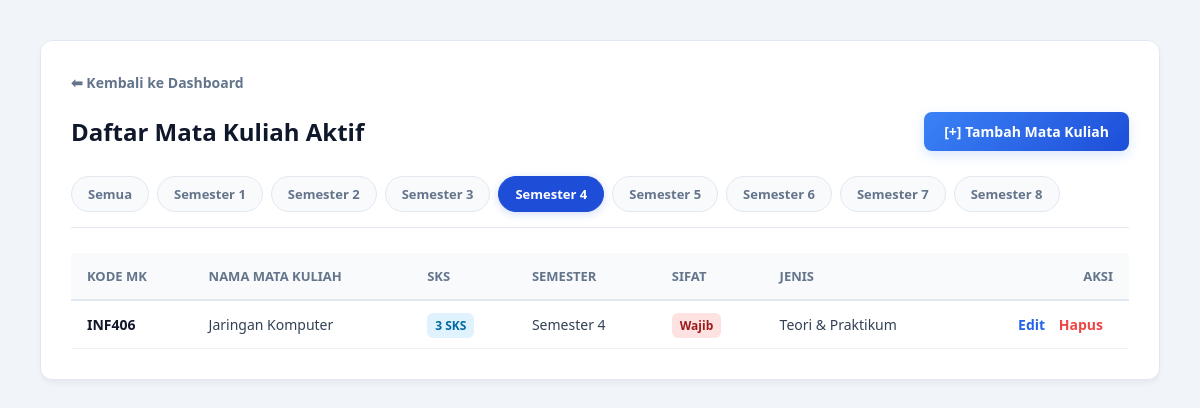
The page /Matakuliah/index.php?semester=4 on the database its author committed.
### tables this page shows
CREATE TABLE `matakuliah` (
  `Kode_Matakuliah` varchar(15) NOT NULL,
  `Nama_Matakuliah` varchar(30) NOT NULL,
  `SKS` int(11) NOT NULL,
  `semester` int(11) NOT NULL,
  `Sifat_Matakuliah` varchar(20) DEFAULT NULL,
  `Jenis_Matakuliah` varchar(30) DEFAULT NULL
);

### Matakuliah/index.php (the view, shortened to what this page needs)
<?php
include '../koneksi.php';
$semester_terpilih = isset($_GET['semester']) ? $_GET['semester'] : 'semua';
if ($semester_terpilih == 'semua') {
    $query = mysqli_query($koneksi, "SELECT * FROM matakuliah ORDER BY semester ASC, Kode_Matakuliah ASC");
} else {
    $sem_int = intval($semester_terpilih);
    $query = mysqli_query($koneksi, "SELECT * FROM matakuliah WHERE semester = $sem_int ORDER BY Kode_Matakuliah ASC");
}
?>
<!DOCTYPE html>
<html lang="id">
    <head>
    </head>
    <body>
        <div class="container">
            <a href="../dashboard.php" class="btn-back">⬅ Kembali ke Dashboard</a>
            <div class="header-section">
                <h2>Daftar Mata Kuliah Aktif</h2>
                <a href="tambah.php" class="btn-add">[+] Tambah Mata Kuliah</a>
            </div>
            <div class="filter-container">
                <a href="index.php?semester=semua" class="filter-tab <?= ($semester_terpilled_atau_aktif == 'semua' || $semester_terpilih == 'semua') ? 'active' : ''; ?>">Semua</a>
                <?php for($s = 1; $s <= 8; $s++) { ?>
                    <a href="index.php?semester=<?= $s; ?>" class="filter-tab <?= ($semester_terpilih == $s) ? 'active' : ''; ?>">Semester <?= $s; ?></a>
                <?php } ?>
            </div>
            <table>
                <thead>
                    <tr>
                        <th>Kode MK</th>
                        <th>Nama Mata Kuliah</th>
                        <th>SKS</th>
                        <th>Semester</th>
                        <th>Sifat</th>
                        <th>Jenis</th>
                        <th style="text-align: right;">Aksi</th>
                    </tr>
                </thead>
                <tbody>
                    <?php
                    if (mysqli_num_rows($query) > 0) {
                        while($row = mysqli_fetch_array($query)) {
                    ?>
                    <tr>
                        <td style="font-weight: 600; color: #0f172a;"><?= $row['Kode_Matakuliah']; ?></td>
                        <td><?= $row['Nama_Matakuliah']; ?></td>
                        <td><span class="badge badge-sks"><?= $row['SKS']; ?> SKS</span></td>
                        <td>Semester <?= $row['semester']; ?></td>
                        <td>
                            <?php if($row['Sifat_Matakuliah'] == 'Wajib') { ?>
                                <span class="badge badge-wajib">Wajib</span>
                            <?php } else if($row['Sifat_Matakuliah'] == 'Pilihan') { ?>
                                <span class="badge badge-pilihan">Pilihan</span>
                            <?php } else { ?>
                                <span style="color: #94a3b8;">-</span>
                            <?php } ?>
                        </td>
                        <td><?= $row['Jenis_Matakuliah'] ?: '<span style="color: #94a3b8;">-</span>'; ?></td>
                        <td class="action-links" style="text-align: right; white-space: nowrap;">
                            <a href="tambah.php?kode=<?= $row['Kode_Matakuliah']; ?>" class="link-edit">Edit</a>
                            <a href="hapus.php?kode=<?= $row['Kode_Matakuliah']; ?>" class="link-hapus" onclick="return confirm('Yakin ingin menghapus?')">Hapus</a>
                        </td>
                    </tr>
                    <?php
                        }
                    } else {
                    ?>
                    <tr>
                        <td colspan="7" class="empty-state">Tidak ada mata kuliah di Semester <?= htmlspecialchars($semester_terpilih); ?>.</td>
                    </tr>
                    <?php } ?>
                </tbody>
            </table>
        </div>
    </body>
</html>

### Matakuliah/index.php (style rules this page uses)
body { background-color: #f1f5f9; font-family: 'Segoe UI', -apple-system, BlinkMacSystemFont, sans-serif; margin: 0; padding: 40px; color: #1e293b; }
.container { max-width: 1100px; margin: 0 auto; background-color: #ffffff; border-radius: 12px; padding: 30px; box-shadow: 0 4px 6px -1px rgba(0, 0, 0, 0.05); border: 1px solid #e2e8f0; }
.btn-back { display: inline-flex; align-items: center; text-decoration: none; color: #64748b; font-size: 14px; font-weight: 600; margin-bottom: 20px; }
.header-section { display: flex; justify-content: space-between; align-items: center; margin-bottom: 25px; }
h2 { margin: 0; font-size: 24px; color: #0f172a; font-weight: 700; }
.btn-add { text-decoration: none; background: linear-gradient(135deg, #3b82f6 0%, #1d4ed8 100%); color: white; padding: 10px 20px; border-radius: 8px; font-size: 14px; font-weight: 600; box-shadow: 0 4px 12px rgba(59, 130, 246, 0.2); }
.filter-container { display: flex; flex-wrap: wrap; gap: 8px; margin-bottom: 25px; padding-bottom: 15px; border-bottom: 1px solid #e2e8f0; }
.filter-tab { text-decoration: none; padding: 8px 16px; border-radius: 20px; font-size: 13px; font-weight: 600; color: #64748b; background-color: #f8fafc; border: 1px solid #e2e8f0; transition: all 0.2s ease; }
.filter-tab.active { background-color: #1e4ed8; color: #ffffff; border-color: #1e4ed8; box-shadow: 0 2px 8px rgba(30, 78, 216, 0.2); }
table { width: 100%; border-collapse: collapse; margin-top: 10px; text-align: left; }
th { background-color: #f8fafc; color: #64748b; font-weight: 600; font-size: 13px; text-transform: uppercase; padding: 14px 16px; border-bottom: 2px solid #e2e8f0; }
td { padding: 14px 16px; font-size: 14px; color: #334155; border-bottom: 1px solid #edf2f7; }
.badge { padding: 4px 8px; border-radius: 6px; font-weight: 600; font-size: 12px; }
.badge-sks { background-color: #e0f2fe; color: #0369a1; }
.badge-wajib { background-color: #fee2e2; color: #991b1b; }
.action-links a { text-decoration: none; font-weight: 600; font-size: 14px; margin-right: 10px; }
.link-edit { color: #2563eb; }
.link-hapus { color: #ef4444; }

### rows shown on the page
matakuliah: Kode_Matakuliah "INF406", Nama_Matakuliah "Jaringan Komputer", SKS "3", semester "4", Sifat_Matakuliah "Wajib", Jenis_Matakuliah "Teori & Praktikum"
